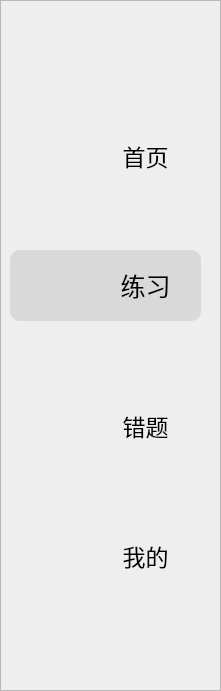
    <widget class="QFrame" name="frame_left_5">
     <property name="geometry">
      <rect>
       <x>30</x>
       <y>30</y>
       <width>221</width>
       <height>691</height>
      </rect>
     </property>
     <property name="styleSheet">
      <string notr="true">QFrame{
	background-color: rgb(238, 238, 238);
	
}</string>
     </property>
     <property name="frameShape">
      <enum>QFrame::StyledPanel</enum>
     </property>
     <property name="frameShadow">
      <enum>QFrame::Sunken</enum>
     </property>
     <property name="lineWidth">
      <number>0</number>
     </property>
     <widget class="QPushButton" name="Bt_wrong_5">
      <property name="geometry">
       <rect>
        <x>80</x>
        <y>390</y>
        <width>131</width>
        <height>71</height>
       </rect>
      </property>
      <property name="font">
       <font>
        <family>微软雅黑</family>
        <pointsize>17</pointsize>
       </font>
      </property>
      <property name="cursor">
       <cursorShape>PointingHandCursor</cursorShape>
      </property>
      <property name="styleSheet">
       <string notr="true">QPushButton{
	border-radius:30px

}
QPushButton:hover{
	background-color: rgb(217, 217, 217);
	border-radius:30px

}
QPushButton:pressed{
padding-left:5px;
	padding-top:5px;
	background-color: rgb(242, 255, 254);
}</string>
      </property>
      <property name="text">
       <string>错题</string>
      </property>
     </widget>
     <widget class="QPushButton" name="Bt_mine_5">
      <property name="geometry">
       <rect>
        <x>80</x>
        <y>520</y>
        <width>131</width>
        <height>71</height>
       </rect>
      </property>
      <property name="font">
       <font>
        <family>微软雅黑</family>
        <pointsize>17</pointsize>
        <weight>50</weight>
        <bold>false</bold>
       </font>
      </property>
      <property name="cursor">
       <cursorShape>PointingHandCursor</cursorShape>
      </property>
      <property name="styleSheet">
       <string notr="true">QPushButton{
	border-radius:30px

}
QPushButton:hover{
	background-color: rgb(217, 217, 217);
	border-radius:30px

}
QPushButton:pressed{
padding-left:5px;
	padding-top:5px;
	background-color: rgb(242, 255, 254);
}</string>
      </property>
      <property name="text">
       <string>我的</string>
      </property>
     </widget>
     <widget class="QPushButton" name="Bt_exercise_5">
      <property name="geometry">
       <rect>
        <x>80</x>
        <y>250</y>
        <width>131</width>
        <height>71</height>
       </rect>
      </property>
      <property name="font">
       <font>
        <family>微软雅黑</family>
        <pointsize>19</pointsize>
        <weight>50</weight>
        <bold>false</bold>
       </font>
      </property>
      <property name="cursor">
       <cursorShape>PointingHandCursor</cursorShape>
      </property>
      <property name="styleSheet">
       <string notr="true">QPushButton{
	border-radius:30px

}
QPushButton:hover{
	background-color: rgb(217, 217, 217);
	border-radius:30px
}
QPushButton:pressed{
padding-left:5px;
	padding-top:5px;
	background-color: rgb(242, 255, 254);
}
</string>
      </property>
      <property name="text">
       <string>练习</string>
      </property>
     </widget>
     <widget class="QLabel" name="label_wrong_5">
      <property name="geometry">
       <rect>
        <x>20</x>
        <y>400</y>
        <width>61</width>
        <height>51</height>
       </rect>
      </property>
      <property name="styleSheet">
       <string notr="true">image: url(:/新前缀/错题.png);</string>
      </property>
      <property name="text">
       <string/>
      </property>
     </widget>
     <widget class="QLabel" name="label_mine_5">
      <property name="geometry">
       <rect>
        <x>20</x>
        <y>530</y>
        <width>61</width>
        <height>51</height>
       </rect>
      </property>
      <property name="styleSheet">
       <string notr="true">image: url(:/新前缀/我的.png);</string>
      </property>
      <property name="text">
       <string/>
      </property>
     </widget>
     <widget class="QPushButton" name="Bt_main_2">
      <property name="geometry">
       <rect>
        <x>80</x>
        <y>120</y>
        <width>131</width>
        <height>71</height>
       </rect>
      </property>
      <property name="font">
       <font>
        <family>微软雅黑</family>
        <pointsize>17</pointsize>
        <weight>50</weight>
        <italic>false</italic>
        <bold>false</bold>
        <underline>false</underline>
        <strikeout>false</strikeout>
       </font>
      </property>
      <property name="cursor">
       <cursorShape>PointingHandCursor</cursorShape>
      </property>
      <property name="styleSheet">
       <string notr="true">QPushButton{
	border-radius:30px

}
QPushButton:hover{
	background-color: rgb(217, 217, 217);
	border-radius:30px
}
QPushButton:pressed{
	padding-left:5px;
	padding-top:5px;
	background-color: rgb(242, 255, 254);
}
</string>
      </property>
      <property name="text">
       <string>首页</string>
      </property>
     </widget>
     <widget class="QLabel" name="label_main_2">
      <property name="geometry">
       <rect>
        <x>20</x>
        <y>130</y>
        <width>61</width>
        <height>51</height>
       </rect>
      </property>
      <property name="styleSheet">
       <string notr="true">image: url(:/新前缀/首页.png);</string>
      </property>
      <property name="text">
       <string/>
      </property>
     </widget>
     <widget class="QFrame" name="frame_chosen_2">
      <property name="geometry">
       <rect>
        <x>10</x>
        <y>250</y>
        <width>191</width>
        <height>71</height>
       </rect>
      </property>
      <property name="font">
       <font>
        <family>微软雅黑</family>
       </font>
      </property>
      <property name="styleSheet">
       <string notr="true">background-color: rgb(217, 217, 217);
border-radius:10px;
</string>
      </property>
      <property name="frameShape">
       <enum>QFrame::StyledPanel</enum>
      </property>
      <property name="frameShadow">
       <enum>QFrame::Raised</enum>
      </property>
      <widget class="QLabel" name="label_exercise_2">
       <property name="geometry">
        <rect>
         <x>10</x>
         <y>10</y>
         <width>61</width>
         <height>51</height>
        </rect>
       </property>
       <property name="styleSheet">
        <string notr="true">image: url(:/新前缀/练习.png);
background-color: rgb(217, 217, 217);</string>
       </property>
       <property name="text">
        <string/>
       </property>
      </widget>
     </widget>
     <zorder>frame_chosen_2</zorder>
     <zorder>Bt_wrong_5</zorder>
     <zorder>Bt_mine_5</zorder>
     <zorder>Bt_exercise_5</zorder>
     <zorder>label_wrong_5</zorder>
     <zorder>label_mine_5</zorder>
     <zorder>Bt_main_2</zorder>
     <zorder>label_main_2</zorder>
    </widget>
